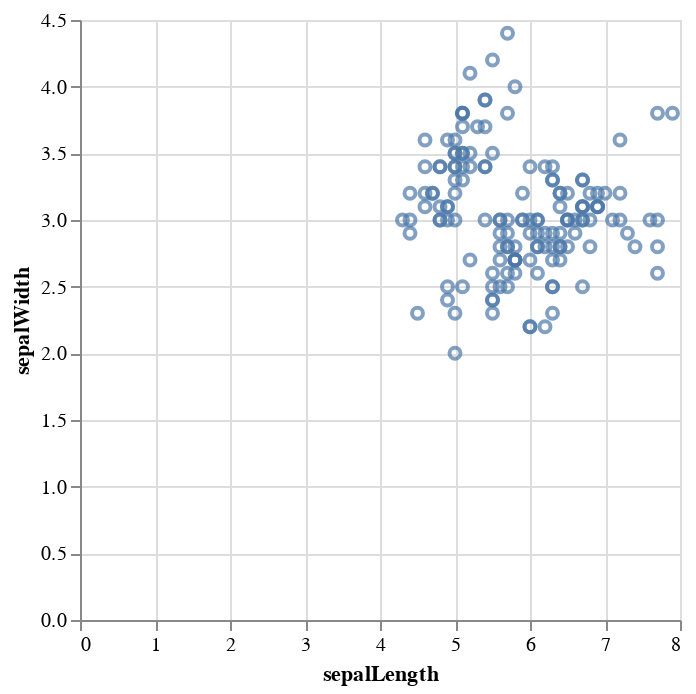

Write notebook code for a chart like this one.
### Markdown cell above
We now see the points are placed according the value of the `sepalLength` column along `x` axis. Let us repeat the same for `y` axis.

### Code cell
alt.Chart(iris_df).mark_point().encode(x="sepalLength", y="sepalWidth")

### Figure 1 — Vega-Lite specification as saved in the notebook (floating-point values rounded to 4 significant figures; data arrays with more than 128 entries replaced by an {"elided": "..."} marker saying what was removed)
{"config": {"view": {"continuousWidth": 300, "continuousHeight": 300}}, "data": {"name": "data-fca4a91edf579a616212ebff2e4ce4dd"}, "mark": {"type": "point"}, "encoding": {"x": {"field": "sepalLength", "type": "quantitative"}, "y": {"field": "sepalWidth", "type": "quantitative"}}, "$schema": "https://vega.github.io/schema/vega-lite/v5.20.1.json", "datasets": {"data-fca4a91edf579a616212ebff2e4ce4dd": {"elided": "150 records"}}}
